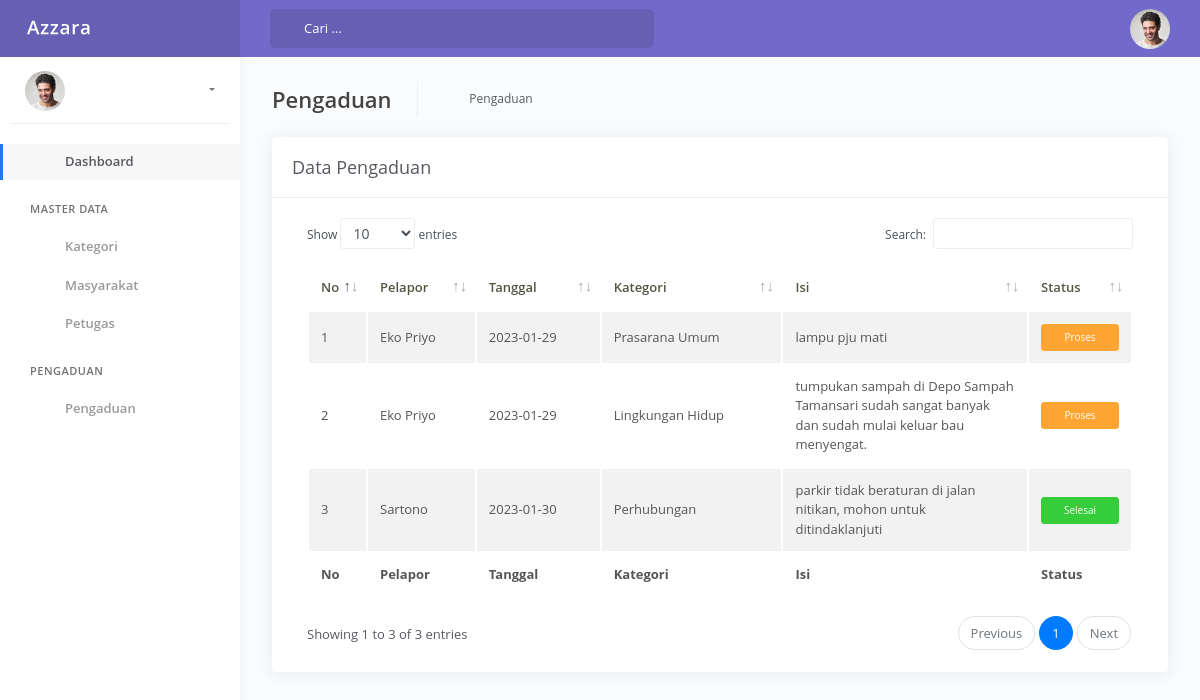
Page /index.php/admin/pengaduan on the committed database.
### tables this page shows
CREATE TABLE IF NOT EXISTS `pengaduan` (
  `id` int(11) NOT NULL AUTO_INCREMENT,
  `nik` varchar(16) DEFAULT NULL,
  `idsubkategori` int(11) DEFAULT NULL,
  `tanggal` date DEFAULT NULL,
  `isi_pengaduan` text DEFAULT NULL,
  `foto` varchar(255) DEFAULT NULL,
  `status` enum('0','1','2') DEFAULT '0',
  PRIMARY KEY (`id`)
);

CREATE TABLE IF NOT EXISTS `masyarakat` (
  `id` int(11) NOT NULL AUTO_INCREMENT,
  `nik` varchar(16) DEFAULT NULL,
  `nama` varchar(64) DEFAULT NULL,
  `username` varchar(32) DEFAULT NULL,
  `password` varchar(255) DEFAULT NULL,
  `telepon` varchar(15) DEFAULT NULL,
  PRIMARY KEY (`id`)
);

CREATE TABLE IF NOT EXISTS `kategori` (
  `id` int(11) NOT NULL AUTO_INCREMENT,
  `kategori` varchar(50) DEFAULT NULL,
  PRIMARY KEY (`id`)
);

### application/libraries/Template.php (called while the page is built, shortened)
<?php if ( ! defined('BASEPATH')) exit('No direct script access allowed');
class Template {
		var $template_data = array();
		function set($name, $value)
		{
			$this->template_data[$name] = $value;
		}
		function load_admin($template = '', $view = '' , $view_data = array(), $return = FALSE)
		{
			$this->CI =& get_instance();
			$this->set('contents', $this->CI->load->view($view, $view_data, TRUE));
			return $this->CI->load->view($template, $this->template_data, $return);
		}
}

### application/controllers/Admin.php (called while the page is built, shortened)
<?php
class Admin extends CI_Controller
{
  public function pengaduan()
  {
    $data = array('page' => 'Pengaduan',
                  'pengaduan_semua' => $this->M_Penmas->dataPengaduan());
    $this->template->load_admin('admin_index','admin_pengaduan',$data);
  }
}
?>

### index.php (called while the page is built, shortened)
<?php
require_once BASEPATH.'core/CodeIgniter.php';

### application/models/M_Penmas.php (called while the page is built, shortened)
<?php
class M_Penmas extends CI_Model
{
  function dataPengaduan()
  {
    $this->db->select('a.*, b.subkategori, c.kategori, d.nik, d.nama, d.telepon')->from('pengaduan a')
            ->join('subkategori b','a.idsubkategori = b.id','left')
            ->join('kategori c','b.idkategori = c.id','left')
            ->join('masyarakat d','a.nik = d.nik');
    return $this->db->get();
  }
}
?>

### application/views/admin_pengaduan.php (the view, shortened to what this page needs)
<div class="main-panel">
  <div class="content">
    <div class="page-inner">
      <div class="page-header">
        <h4 class="page-title"><?php echo $page ?></h4>
        <ul class="breadcrumbs">
          <li class="nav-item">
            <a href="#"><?php echo $page ?></a>
          </li>
        </ul>
      </div>
      <div class="row">
        <div class="col-md-12">
          <div class="card">
            <div class="card-header">
              <div class="d-flex align-items-center">
                <h4 class="card-title">Data <?php echo $page ?></h4>
              </div>
            </div>
            <div class="card-body">
              <div class="table-responsive">
                <table id="basic-datatables" class="display table table-striped table-hover" >
                  <thead>
                    <tr>
                      <th>No</th>
                      <th>Pelapor</th>
                      <th>Tanggal</th>
                      <th>Kategori</th>
                      <th width="30%">Isi</th>
                      <th>Status</th>
                    </tr>
                  </thead>
                  <tfoot>
                    <tr>
                      <th>No</th>
                      <th>Pelapor</th>
                      <th>Tanggal</th>
                      <th>Kategori</th>
                      <th>Isi</th>
                      <th>Status</th>
                    </tr>
                  </tfoot>
                  <tbody>
                    <?php $no=0; foreach ($pengaduan_semua->result_array() as $p): $no++;?>
                      <tr>
                        <td><?php echo $no; ?></td>
                        <td><?php echo $p['nama'] ?></td>
                        <td><?php echo $p['tanggal'] ?></td>
                        <td><?php echo $p['kategori'] ?></td>
                        <td><?php echo $p['isi_pengaduan'] ?></td>
                        <td>
                          <?php if ($p['status'] == '2'): ?>
                            <a href="<?php echo base_url('admin/tanggapan/').$p['id'] ?>" class="btn btn-success btn-xs btn-block">Selesai</a>
                          <?php elseif ($p['status'] == '1'): ?>
                            <a href="<?php echo base_url('admin/tanggapan/').$p['id'] ?>" class="btn btn-warning btn-xs btn-block">Proses</a>
                          <?php else: ?>
                            <button class="btn btn-primary btn-xs btn-border btn-block" data-toggle="modal" data-target="#tindakan<?php echo $p['id'] ?>">
                              Tindakan
                            </button>
                          <?php endif; ?>
                        </td>
                      </tr>
                    <?php endforeach; ?>
                  </tbody>
                </table>
              </div>
            </div>
          </div>
        </div>
      </div>
    </div>
  </div>
</div>

### rows in the picture
pengaduan: masyarakat.nama "Eko Priyo", tanggal "2023-01-29", kategori.kategori "Prasarana Umum", isi_pengaduan "lampu pju mati"
pengaduan: masyarakat.nama "Eko Priyo", tanggal "2023-01-29", kategori.kategori "Lingkungan Hidup", isi_pengaduan "tumpukan sampah di Depo Sampah Tamansari sudah sangat banyak dan sudah mulai keluar bau menyengat."
pengaduan: masyarakat.nama "Sartono", tanggal "2023-01-30", kategori.kategori "Perhubungan", isi_pengaduan "parkir tidak beraturan di jalan nitikan, mohon untuk ditindaklanjuti"

### other values in the picture
$page "Pengaduan"
